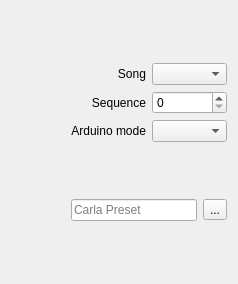
<?xml version="1.0" encoding="UTF-8"?>
<ui version="4.0">
 <class>Dialog</class>
 <widget class="QDialog" name="Dialog">
  <property name="geometry">
   <rect>
    <x>0</x>
    <y>0</y>
    <width>238</width>
    <height>284</height>
   </rect>
  </property>
  <property name="windowTitle">
   <string>RayMentat Picot</string>
  </property>
  <layout class="QGridLayout" name="gridLayout">
   <item row="0" column="3">
    <spacer name="verticalSpacer_2">
     <property name="orientation">
      <enum>Qt::Vertical</enum>
     </property>
     <property name="sizeHint" stdset="0">
      <size>
       <width>20</width>
       <height>40</height>
      </size>
     </property>
    </spacer>
   </item>
   <item row="4" column="1">
    <spacer name="verticalSpacer_3">
     <property name="orientation">
      <enum>Qt::Vertical</enum>
     </property>
     <property name="sizeHint" stdset="0">
      <size>
       <width>20</width>
       <height>40</height>
      </size>
     </property>
    </spacer>
   </item>
   <item row="6" column="1">
    <spacer name="verticalSpacer">
     <property name="orientation">
      <enum>Qt::Vertical</enum>
     </property>
     <property name="sizeHint" stdset="0">
      <size>
       <width>20</width>
       <height>40</height>
      </size>
     </property>
    </spacer>
   </item>
   <item row="1" column="3" colspan="2">
    <widget class="QComboBox" name="comboBoxCurrentSong">
     <property name="sizePolicy">
      <sizepolicy hsizetype="MinimumExpanding" vsizetype="Fixed">
       <horstretch>0</horstretch>
       <verstretch>0</verstretch>
      </sizepolicy>
     </property>
    </widget>
   </item>
   <item row="3" column="3" colspan="2">
    <widget class="QComboBox" name="comboBoxArduinoMode">
     <property name="sizePolicy">
      <sizepolicy hsizetype="MinimumExpanding" vsizetype="Fixed">
       <horstretch>0</horstretch>
       <verstretch>0</verstretch>
      </sizepolicy>
     </property>
    </widget>
   </item>
   <item row="5" column="4">
    <widget class="QToolButton" name="toolButton">
     <property name="text">
      <string>...</string>
     </property>
     <property name="icon">
      <iconset theme="document-save">
       <normaloff>.</normaloff>.</iconset>
     </property>
    </widget>
   </item>
   <item row="2" column="3" colspan="2">
    <widget class="QSpinBox" name="spinBox">
     <property name="sizePolicy">
      <sizepolicy hsizetype="MinimumExpanding" vsizetype="Fixed">
       <horstretch>0</horstretch>
       <verstretch>0</verstretch>
      </sizepolicy>
     </property>
    </widget>
   </item>
   <item row="2" column="0">
    <spacer name="horizontalSpacer">
     <property name="orientation">
      <enum>Qt::Horizontal</enum>
     </property>
     <property name="sizeType">
      <enum>QSizePolicy::Preferred</enum>
     </property>
     <property name="sizeHint" stdset="0">
      <size>
       <width>40</width>
       <height>20</height>
      </size>
     </property>
    </spacer>
   </item>
   <item row="5" column="2" colspan="2">
    <widget class="QLineEdit" name="lineEdit">
     <property name="inputMask">
      <string/>
     </property>
     <property name="text">
      <string/>
     </property>
     <property name="placeholderText">
      <string>Carla Preset</string>
     </property>
    </widget>
   </item>
   <item row="3" column="2">
    <widget class="QLabel" name="label_3">
     <property name="sizePolicy">
      <sizepolicy hsizetype="Preferred" vsizetype="Preferred">
       <horstretch>0</horstretch>
       <verstretch>0</verstretch>
      </sizepolicy>
     </property>
     <property name="text">
      <string>Arduino mode</string>
     </property>
     <property name="alignment">
      <set>Qt::AlignRight|Qt::AlignTrailing|Qt::AlignVCenter</set>
     </property>
    </widget>
   </item>
   <item row="2" column="2">
    <widget class="QLabel" name="label_4">
     <property name="sizePolicy">
      <sizepolicy hsizetype="Preferred" vsizetype="Preferred">
       <horstretch>0</horstretch>
       <verstretch>0</verstretch>
      </sizepolicy>
     </property>
     <property name="text">
      <string>Sequence</string>
     </property>
     <property name="alignment">
      <set>Qt::AlignRight|Qt::AlignTrailing|Qt::AlignVCenter</set>
     </property>
    </widget>
   </item>
   <item row="1" column="2">
    <widget class="QLabel" name="label">
     <property name="sizePolicy">
      <sizepolicy hsizetype="Preferred" vsizetype="Preferred">
       <horstretch>0</horstretch>
       <verstretch>0</verstretch>
      </sizepolicy>
     </property>
     <property name="text">
      <string>Song</string>
     </property>
     <property name="alignment">
      <set>Qt::AlignRight|Qt::AlignTrailing|Qt::AlignVCenter</set>
     </property>
    </widget>
   </item>
  </layout>
 </widget>
 <resources/>
 <connections/>
</ui>
